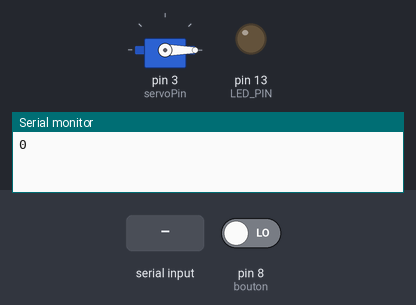
The sketch below on a simulated Arduino Uno, built with avr-gcc and run on an emulated ATmega328P. Parts: servo, output pins drawn as LEDs (lit = HIGH), the last lines printed to the serial monitor. The test bench sets the inputs (shaded band); at power-on: pin 8 (bouton) LOW.

Above: at 1.2 s.
1.3 s: pin 8 (bouton) driven HIGH
At 2.1 s:
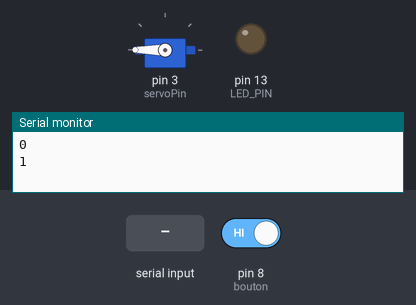
4.3 s: "1" received over Serial
At 6.1 s:
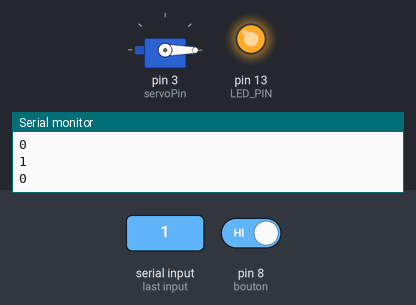
7.3 s: "0" received over Serial
At 10.1 s:
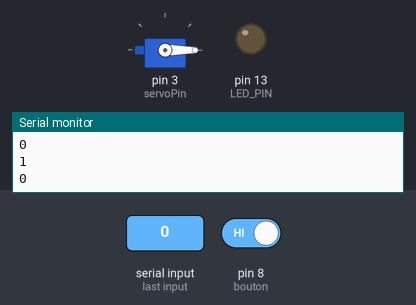
10.3 s: pin 8 (bouton) driven LOW
At 11.1 s:
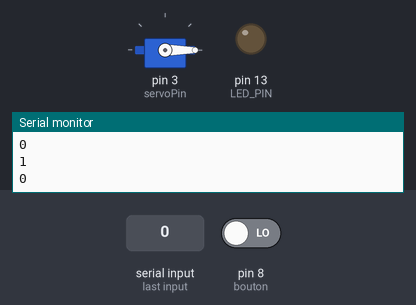
Timing chart, 0 to 12.8 s (numbered marks = the images above; inputs shaded):
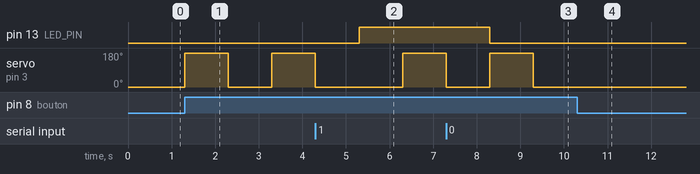

Measured:
- after the input at 1.3 s, servo on pin 3 (servoPin): 0° → 180° at once, → 0° 1.0 s later, → 180° 1.0 s later
- after the input at 4.3 s, pin 13 (LED_PIN): LOW → HIGH after 1.0 s
- after the input at 7.3 s, pin 13 (LED_PIN): HIGH → LOW after 1.0 s
- after the input at 10.3 s, servo on pin 3 (servoPin): stays 0° (without the input it goes to 180° after 0.00 s)

The sketch:

Arduino_Lego_Door.ino
```cpp
#include <Servo.h>
#define LED_PIN 13

Servo servo;
const int servoPin = 3;
const int startAngle = 0;
const int endAngle = 180;
int currentAngle = 0;

int bouton = 8;                       // déclare le bouton poussoir sur la PIN 8.
int etatbouton = 0;                   // variable représentant le bouton, soit ouvert ou fermé, ici au départ à 0 donc fermé.

void setup() {
  Serial.begin(9600);
  servo.attach(servoPin);
  servo.write(0);
  Serial.println("0");
  currentAngle = startAngle;
  pinMode(LED_PIN, OUTPUT);
  pinMode (bouton, INPUT) ;             // on indique que le bouton est une entrée.
}

void loop() {
  etatbouton = digitalRead (bouton);  // On lit l’état du bouton pour savoir s’il est ouvert ou fermé

  if (etatbouton==HIGH) {            // Si la variable “etatbouton” est ouverte, à l’état haut, donc laisse passer le courant. "On appuie sur le bouton"
    switch(currentAngle){
      case startAngle:
        servo.write(endAngle);
        currentAngle = endAngle;
        Serial.println('1');
        delay(1000);
        break;
      case endAngle:
        servo.write(startAngle);
        currentAngle = startAngle;
        Serial.println('0');
        delay(1000);
        break;
      default:
        delay(1000);
        break;
    }
  }

  // reply only when you receive data:
  if (Serial.available() > 0) {
     unsigned char inChar = (unsigned char)Serial.read();
     openCloseDoor(inChar);
  }
}

void openCloseDoor(unsigned char onOff) {
   switch (onOff) {
    case '0':
      digitalWrite( LED_PIN, LOW );
      servo.write(startAngle);
      currentAngle = startAngle;
      Serial.println("0");
      break;
    case '1':
      digitalWrite( LED_PIN, HIGH );
      servo.write(endAngle);
      currentAngle = endAngle;
      Serial.println("1");
      break;
    case '2':
      if(currentAngle == startAngle) {
          Serial.println("4"); // La porte est fermée
      } else {
          Serial.println("3"); // La porte est ouverte
      }
      break;
    default:
      Serial.print("Error");
  }
}
```
